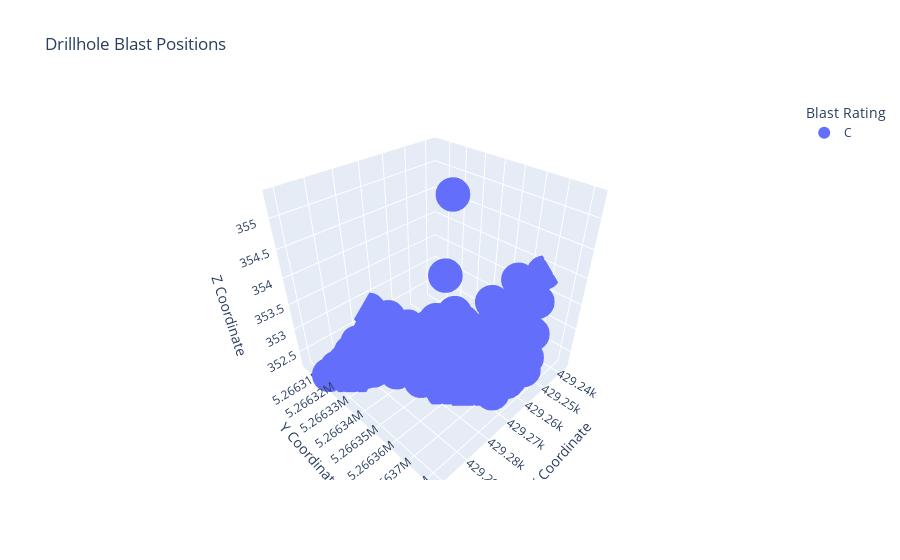

Write notebook code for a chart like this one.
### Code cell
import pandas as pd
import numpy as np
import tkinter as tk
from tkinter import filedialog, messagebox
from sklearn.model_selection import train_test_split
from sklearn.preprocessing import LabelEncoder, StandardScaler
from sklearn.ensemble import RandomForestClassifier
from sklearn.metrics import classification_report, accuracy_score
import plotly.express as px
import plotly.io as pio
from reportlab.lib.pagesizes import letter
from reportlab.pdfgen import canvas
import threading

# Global variable to store the dataset
df = None

# Function to load multiple CSV data
def load_multiple_csv(files):
    global df
    data_list = []
    for file in files:
        data = pd.read_csv(file)
        data_list.append(data)
    df = pd.concat(data_list, ignore_index=True)
    print(df.head())
    return df

# Train model using real-world data from multiple CSV files
def train_model(files):
    data = load_multiple_csv(files)
    
    features = ["Drillhole_X", "Drillhole_Y", "Drillhole_Z", "Drillhole_ToeX", "Drillhole_ToeY", "Drillhole_ToeZ",
                "Drillhole_Length", "Drillhole_Dip", "Drillhole_Azimuth", "Avg_Displacement", "Max_Displacement",
                "Centroid_Shift", "Earliest_Pixel_Disp", "PPV", "Overpressure", "Total_Displacement"]
    
    missing_columns = [col for col in features if col not in data.columns]
    if missing_columns:
        raise ValueError(f"Missing columns in the dataset: {', '.join(missing_columns)}")
    
    # Ensure the 'Blast_Rating' column contains only 'A', 'B', or 'C' categories
    label_encoder = LabelEncoder()
    data["Blast_Rating"] = label_encoder.fit_transform(data["Blast_Rating"])
    
    X = data[features]
    y = data["Blast_Rating"]

    scaler = StandardScaler()
    X_scaled = scaler.fit_transform(X)

    X_train, X_test, y_train, y_test = train_test_split(X_scaled, y, test_size=0.2, random_state=42)

    model = RandomForestClassifier(random_state=42)
    model.fit(X_train, y_train)

    y_pred = model.predict(X_test)

    accuracy = accuracy_score(y_test, y_pred)
    class_report = classification_report(y_test, y_pred, target_names=label_encoder.classes_)

    return accuracy, class_report, model, scaler, label_encoder, list(X.columns)

# Function to predict the rating for new data
def predict_rating(model, scaler, label_encoder, new_data, feature_columns):
    new_data_df = pd.DataFrame(new_data, columns=feature_columns)
    new_data_scaled = scaler.transform(new_data_df)
    predicted_rating = label_encoder.inverse_transform(model.predict(new_data_scaled))
    return predicted_rating[0]

# Function to save the 3D scatter plot as a PDF
def save_pdf(fig):
    # Save the plot as PNG first
    pio.write_image(fig, "scatter_plot.png")

    # Create PDF and embed the PNG
    pdf_path = "C:/Downloads/"
    c = canvas.Canvas(pdf_path, pagesize=letter)
    c.drawString(100, 750, "3D Scatter Plot")

    # Adding the image to the PDF (resize for better memory efficiency)
    c.drawImage("scatter_plot.png", 50, 400, width=400, height=300)  # Resize image to reduce memory use
    c.save()

    # Inform the user that the PDF has been saved
    messagebox.showinfo("PDF Saved", f"PDF saved successfully as {pdf_path}")

# Function to run PDF saving in a separate thread
def save_pdf_in_background(fig):
    thread = threading.Thread(target=save_pdf, args=(fig,))
    thread.start()

# UI setup
def create_ui():
    global df  # Ensure you can access the df variable globally for the plot
    
    root = tk.Tk()
    root.title("Blast Rating Prediction")
    root.geometry("600x600")

    model, scaler, label_encoder, feature_columns = None, None, None, None

    def load_files():
        nonlocal model, scaler, label_encoder, feature_columns
        files = filedialog.askopenfilenames(filetypes=[("CSV files", "*.csv")])
        if files:
            accuracy, class_report, model, scaler, label_encoder, feature_columns = train_model(files)
            
            accuracy_label.config(text=f"Accuracy: {accuracy:.4f}")

            class_report_text.delete(1.0, tk.END)
            class_report_text.insert(tk.END, class_report)
            
            prediction_section.pack()

            # Plot the 3D scatter plot after loading data
            if df is not None:
                # Map the numeric 'Blast_Rating' back to categories 'A', 'B', 'C' for visualization
                df['Blast_Rating_Label'] = label_encoder.inverse_transform(df['Blast_Rating'])
                
                fig = px.scatter_3d(df, x='Drillhole_X', y='Drillhole_Y', z='Drillhole_Z', color='Blast_Rating_Label', 
                                    labels={'Blast_Rating_Label': 'Blast Rating', 'Drillhole_X': 'X Coordinate', 
                                            'Drillhole_Y': 'Y Coordinate', 'Drillhole_Z': 'Z Coordinate'},
                                    title="Drillhole Blast Positions")
                fig.update_traces(marker=dict(size=12))
                fig.show()

                # Save plot to PDF in the background
                save_pdf_in_background(fig)

    load_files_button = tk.Button(root, text="Load CSV Files", command=load_files)
    load_files_button.pack(pady=10)

    accuracy_label = tk.Label(root, text="Accuracy: ", font=("Arial", 12))
    accuracy_label.pack(pady=10)

    class_report_label = tk.Label(root, text="Classification Report:", font=("Arial", 12))
    class_report_label.pack(pady=10)

    class_report_text = tk.Text(root, height=10, width=70)
    class_report_text.pack(pady=10)

    prediction_section = tk.Frame(root)
    new_data_label = tk.Label(prediction_section, text="Enter new drillhole data (X, Y, Z, ToeX, ToeY, ToeZ, Length, Dip, Azimuth, Avg Displacement, Max Displacement, Centroid Shift, Earliest Pixel Disp, PPV, Overpressure, Total Displacement):", font=("Arial", 12))
    new_data_label.pack(pady=10)

    # Entry fields for prediction data
    entry_x = tk.Entry(prediction_section, width=10)
    entry_x.pack(pady=5)
    entry_x.insert(0, "250")

    entry_y = tk.Entry(prediction_section, width=10)
    entry_y.pack(pady=5)
    entry_y.insert(0, "250")

    entry_z = tk.Entry(prediction_section, width=10)
    entry_z.pack(pady=5)
    entry_z.insert(0, "150")

    entry_toex = tk.Entry(prediction_section, width=10)
    entry_toex.pack(pady=5)
    entry_toex.insert(0, "245")

    entry_toey = tk.Entry(prediction_section, width=10)
    entry_toey.pack(pady=5)
    entry_toey.insert(0, "245")

    entry_toez = tk.Entry(prediction_section, width=10)
    entry_toez.pack(pady=5)
    entry_toez.insert(0, "148")

    entry_length = tk.Entry(prediction_section, width=10)
    entry_length.pack(pady=5)
    entry_length.insert(0, "120")

    entry_dip = tk.Entry(prediction_section, width=10)
    entry_dip.pack(pady=5)
    entry_dip.insert(0, "40")

    entry_azimuth = tk.Entry(prediction_section, width=10)
    entry_azimuth.pack(pady=5)
    entry_azimuth.insert(0, "180")

    entry_avg_disp = tk.Entry(prediction_section, width=10)
    entry_avg_disp.pack(pady=5)
    entry_avg_disp.insert(0, "2")

    entry_max_disp = tk.Entry(prediction_section, width=10)
    entry_max_disp.pack(pady=5)
    entry_max_disp.insert(0, "8")

    entry_centroid_shift = tk.Entry(prediction_section, width=10)
    entry_centroid_shift.pack(pady=5)
    entry_centroid_shift.insert(0, "1")

    entry_earliest_pixel_disp = tk.Entry(prediction_section, width=10)
    entry_earliest_pixel_disp.pack(pady=5)
    entry_earliest_pixel_disp.insert(0, "2")

    entry_ppv = tk.Entry(prediction_section, width=10)
    entry_ppv.pack(pady=5)
    entry_ppv.insert(0, "5")

    entry_overpressure = tk.Entry(prediction_section, width=10)
    entry_overpressure.pack(pady=5)
    entry_overpressure.insert(0, "50")

    entry_total_disp = tk.Entry(prediction_section, width=10)
    entry_total_disp.pack(pady=5)
    entry_total_disp.insert(0, "15")

    def on_predict():
        try:
            new_data = np.array([[float(entry_x.get()), float(entry_y.get()), float(entry_z.get()), 
                                  float(entry_toex.get()), float(entry_toey.get()), float(entry_toez.get()), 
                                  float(entry_length.get()), float(entry_dip.get()), float(entry_azimuth.get()),
                                  float(entry_avg_disp.get()), float(entry_max_disp.get()), float(entry_centroid_shift.get()),
                                  float(entry_earliest_pixel_disp.get()), float(entry_ppv.get()), float(entry_overpressure.get()),
                                  float(entry_total_disp.get())]])
            predicted_rating = predict_rating(model, scaler, label_encoder, new_data, feature_columns)
            result_label.config(text=f"Predicted Rating: {predicted_rating}")  # Show predicted rating as A, B, or C
        except Exception as e:
            messagebox.showerror("Error", f"Failed to make prediction: {e}")

    predict_button = tk.Button(prediction_section, text="Predict Rating", command=on_predict)
    predict_button.pack(pady=10)

    result_label = tk.Label(prediction_section, text="Predicted Rating: ", font=("Arial", 14))
    result_label.pack(pady=10)

    root.mainloop()

# Run the UI
create_ui()

### Figure 1 — Plotly figure (JSON) as saved in the notebook; plotly's stock layout.template omitted (floating-point values rounded to 4 significant figures)
{"data": [{"hovertemplate": "Blast Rating=C<br>X Coordinate=%{x}<br>Y Coordinate=%{y}<br>Z Coordinate=%{z}<extra></extra>", "legendgroup": "C", "marker": {"color": "#636efa", "size": 12, "symbol": "circle"}, "mode": "markers", "name": "C", "scene": "scene", "showlegend": true, "type": "scatter3d", "x": [429300.0, 429300.0, 429300.0, 429300.0, 429300.0, 429300.0, 429300.0, 429300.0, 429300.0, 429300.0, 429300.0, 429300.0, 429300.0, 429300.0, 429300.0, 429300.0, 429300.0, 429300.0, 429300.0, 429300.0, 429300.0, 429300.0, 429300.0, 429300.0, 429300.0, 429300.0, 429300.0, 429300.0, 429300.0, 429300.0, 429300.0, 429300.0, 429292, 429300.0, 429300.0, 429300.0, 429300.0, 429300.0, 429300.0, 429300.0, 429300.0, 429300.0, 429300.0, 429300.0, 429300.0, 429300.0, 429300.0, 429300.0, 429300.0, 429300.0, 429300.0, 429300.0, 429300.0, 429300.0, 429300.0, 429300.0, 429300.0, 429300.0, 429300.0, 429300.0, 429300.0, 429300.0, 429300.0, 429300.0, 429300.0, 429300.0, 429300.0, 429300.0, 429300.0, 429300.0, 429300.0, 429300.0, 429300.0, 429300.0, 429300.0, 429300.0, 429300.0, 429300.0, 429200.0, 429300.0, 429300.0, 429300.0, 429300.0, 429300.0, 429300.0, 429200.0, 429300.0, 429300.0, 429300.0, 429300.0, 429300.0, 429200.0, 429200.0, 429300.0, 429300.0, 429300.0, 429300.0, 429300.0, 429200.0, 429200.0, 429300.0, 429300.0, 429300.0, 429300.0, 429200.0, 429200.0, 429200.0, 429300.0, 429255, 429300.0, 429300.0], "y": [5266000.0, 5266000.0, 5266000.0, 5266000.0, 5266000.0, 5266000.0, 5266000.0, 5266000.0, 5266000.0, 5266000.0, 5266000.0, 5266000.0, 5266000.0, 5266000.0, 5266000.0, 5266000.0, 5266000.0, 5266000.0, 5266000.0, 5266000.0, 5266000.0, 5266000.0, 5266000.0, 5266000.0, 5266000.0, 5266000.0, 5266000.0, 5266000.0, 5266000.0, 5266000.0, 5266000.0, 5266000.0, 5266000.0, 5266000.0, 5266000.0, 5266000.0, 5266000.0, 5266000.0, 5266000.0, 5266000.0, 5266000.0, 5266000.0, 5266000.0, 5266000.0, 5266000.0, 5266000.0, 5266000.0, 5266000.0, 5266000.0, 5266000.0, 5266000.0, 5266000.0, 5266000.0, 5266000.0, 5266000.0, 5266000.0, 5266000.0, 5266000.0, 5266000.0, 5266000.0, 5266000.0, 5266000.0, 5266000.0, 5266000.0, 5266000.0, 5266000.0, 5266000.0, 5266000.0, 5266000.0, 5266000.0, 5266000.0, 5266000.0, 5266000.0, 5266000.0, 5266000.0, 5266000.0, 5266000.0, 5266000.0, 5266000.0, 5266000.0, 5266000.0, 5266000.0, 5266000.0, 5266000.0, 5266000.0, 5266000.0, 5266000.0, 5266000.0, 5266000.0, 5266000.0, 5266000.0, 5266000.0, 5266000.0, 5266000.0, 5266000.0, 5266000.0, 5266000.0, 5266000.0, 5266000.0, 5266000.0, 5266000.0, 5266000.0, 5266000.0, 5266000.0, 5266000.0, 5266000.0, 5266000.0, 5266000.0, 5266000.0, 5266000.0, 5266000.0], "z": [352.7, 352.3, 352.3, 352.2, 352.3, 352.3, 352.4, 352.3, 352.3, 352.3, 352.3, 352.4, 352.4, 352.6, 352.3, 352.3, 352.3, 352.3, 352.4, 352.3, 352.4, 352.4, 352.3, 352.3, 352.5, 352.4, 352.4, 352.4, 352.5, 352.5, 352.6, 352.6, 352.6, 352.4, 352.5, 352.6, 352.8, 352.7, 352.7, 352.4, 352.4, 352.7, 352.8, 352.8, 352.8, 352.6, 352.4, 352.6, 352.7, 352.8, 352.7, 352.6, 352.5, 352.6, 352.8, 353.2, 352.6, 352.7, 352.5, 352.5, 353.1, 355.3, 354.1, 352.6, 352.5, 352.4, 352.4, 353, 353.0, 352.5, 352.5, 352.3, 352.5, 352.6, 352.5, 352.5, 352.4, 352.3, 353.1, 352.8, 352.5, 352.5, 352.5, 352.3, 352.3, 353.1, 352.7, 352.5, 352.4, 352.5, 352.5, 353.6, 353.1, 352.8, 352.6, 352.4, 352.4, 352.4, 353.5, 353.1, 352.8, 352.4, 352.4, 352.6, 353.8, 353.4, 352.9, 352.6, 352.5, 352.9, 353.2]}], "layout": {"autosize": true, "legend": {"title": {"text": "Blast Rating"}, "tracegroupgap": 0}, "scene": {"aspectmode": "auto", "aspectratio": {"x": 1, "y": 1, "z": 1}, "domain": {"x": [0, 1], "y": [0, 1]}, "xaxis": {"title": {"text": "X Coordinate"}, "type": "linear"}, "yaxis": {"title": {"text": "Y Coordinate"}, "type": "linear"}, "zaxis": {"title": {"text": "Z Coordinate"}, "type": "linear"}}, "title": {"text": "Drillhole Blast Positions"}}}
